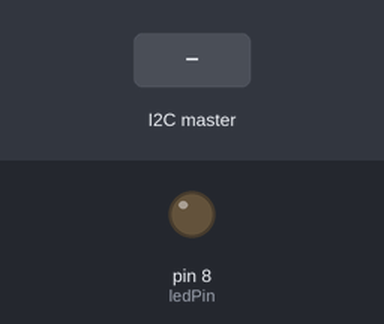
Recording of a sketch running on a simulated Arduino Uno, built with avr-gcc and run on an emulated ATmega328P. Shown: output pins drawn as LEDs (lit = HIGH). Inputs (shaded band) come from the test bench.

Above: at 1.2 s.
1.3 s: the I2C master sends the byte 0
At 2.5 s:
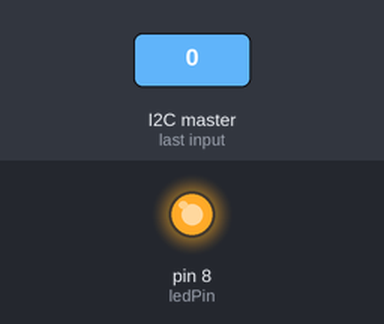
2.8 s: the I2C master sends the byte 1
At 3.7 s:
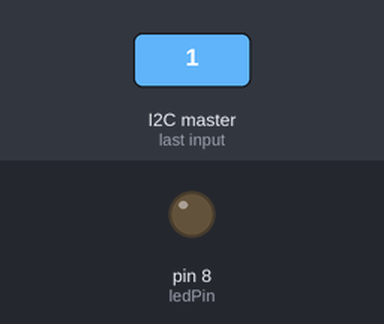
Timing chart, 0 to 5.8 s (numbered marks = the images above; inputs shaded):
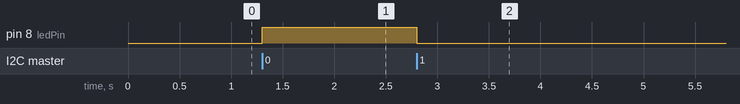

The sketch:

Slave.ino
```cpp
#include <Wire.h>

const int ledPin = 8; // Pin del LED
byte pulseState; // Estado del pulso recibido
unsigned long pulseStartTime = 0; // Tiempo cuando el pulso comienza
unsigned long pulseEndTime = 0; // Tiempo cuando el pulso termina
bool pulseInProgress = false; // Para rastrear el estado del pulso
String morseCode = "";
char letra = ' ';

// Estructura para almacenar el código Morse y la letra correspondiente
struct Morse {
  const char* code;
  char letter;
};

// Array con el alfabeto Morse
Morse morseDictionary[] = {
  {"*-", 'A'}, {"-***", 'B'}, {"-*-*", 'C'}, {"-**", 'D'}, {"*", 'E'},
  {"**-*", 'F'}, {"--*", 'G'}, {"****", 'H'}, {"**", 'I'}, {"*---", 'J'},
  {"-*-", 'K'}, {"*-**", 'L'}, {"--", 'M'}, {"-*", 'N'}, {"---", 'O'},
  {"*--*", 'P'}, {"--*-", 'Q'}, {"*-*", 'R'}, {"***", 'S'}, {"-", 'T'},
  {"**-", 'U'}, {"***-", 'V'}, {"*--", 'W'}, {"-**-", 'X'}, {"-*--", 'Y'},
  {"--**", 'Z'}
};

void setup() {
  Serial.begin(9600);
  Wire.begin(0x08); // Unirse al bus I2C como esclavo con dirección 0x08
  Wire.onReceive(receiveEvent); // Registrar el manejador de eventos para datos recibidos

  pinMode(ledPin, OUTPUT); // Configurar el pin del LED como salida
  digitalWrite(ledPin, LOW); // Asegurarse de que el LED esté apagado al inicio
}

void loop() {
  // No se necesita lógica en el loop principal
}

// Manejador de eventos para datos recibidos
void receiveEvent(int howMany) {
  while (Wire.available()) {
    pulseState = Wire.read(); // Leer el estado del pulso

    if (pulseState == LOW && !pulseInProgress) {
      // Pulso comienza
      pulseStartTime = millis();
      pulseInProgress = true;
      digitalWrite(ledPin, HIGH); // Encender el LED cuando el pulso comienza
    }
    else if (pulseState == HIGH && pulseInProgress) {
      // Pulso termina
      pulseEndTime = millis();
      unsigned long pulseDuration = pulseEndTime - pulseStartTime;
      evaluatePulseDuration(pulseDuration);
      pulseInProgress = false;
      digitalWrite(ledPin, LOW); // Apagar el LED cuando el pulso termina
    }
  }
}

void evaluatePulseDuration(unsigned long duration) {
  if (duration >= 150 && duration <= 250) {
    Serial.print("*");
    morseCode += '*';
  } else if (duration >= 550 && duration <= 650) {
    Serial.print("-");
    morseCode += '-';
  } else {
    // Pausa larga, decodificar el morseCode actual
    if (morseCode.length() > 0) {
      letra = morseALetra(morseCode);
      Serial.print(" -> ");
      Serial.println(letra);
      morseCode = ""; // Reiniciar el código Morse después de la decodificación
    }
  }
}

char morseALetra(String morse) {
  for (int i = 0; i < sizeof(morseDictionary) / sizeof(Morse); i++) {
    if (morse == morseDictionary[i].code) {
      return morseDictionary[i].letter;
    }
  }
  return '?'; // Devuelve '?' si no se encuentra la secuencia Morse
}
```

Measured:
- after the input at 1.3 s, pin 8 (ledPin): LOW → HIGH at once
- after the input at 2.8 s, pin 8 (ledPin): HIGH → LOW at once
